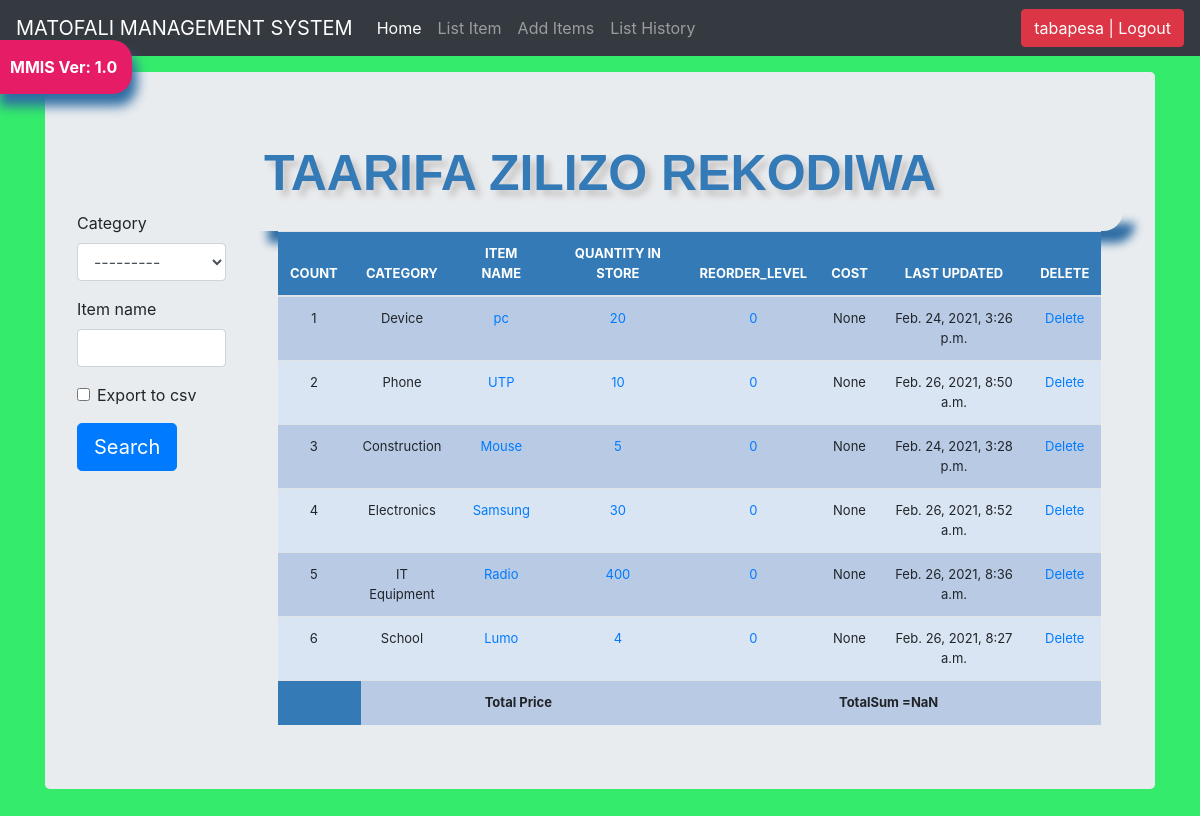
The page /list_item/ (signed in) on the database its author committed.
### STOCK_MANAGEMENT_APP/models.py (models this page shows, shortened)
class Stock(models.Model):
    category = models.ForeignKey(category, on_delete=models.CASCADE, blank=True)
    item_name = models.CharField(max_length=50, blank=True, null=True)
    quantity = models.IntegerField(default='0', blank=True, null=True)
    receive_quantity = models.IntegerField(default='0', blank=True, null=True)
    receive_by = models.CharField(max_length=50, blank=True, null=True)
    issue_quantity = models.IntegerField(default='0', blank=True, null=True)
    issue_by = models.CharField(max_length=50, blank=True, null=True)
    issue_to = models.CharField(max_length=50, blank=True, null=True)
    phone_number = models.CharField(max_length=50, blank=True, null=True)
    created_by = models.CharField(max_length=50, blank=True, null=True)
    reorder_level = models.IntegerField(default='0', blank=True, null=True)
    last_updated = models.DateTimeField(auto_now_add=False, auto_now=True)
    price = models.DecimalField(max_digits=10, decimal_places=2, null=True)
    timestamp = models.DateTimeField(auto_now_add=False, auto_now=True)

class category(models.Model):
    name = models.CharField(max_length=50, blank=True, null=True)
    def __str__(self):
        return self.name

### STOCK_MANAGEMENT_APP/views.py (the view, shortened to what this page needs)
# urls.py: path('list_item/',views.list_item,name='list_item'),
@login_required
def list_item(request):
    header = 'TAARIFA ZILIZO REKODIWA'
    form = StockSearchForm(request.POST or None)
    queryset = Stock.objects.all()
    context = {
        'header': header,
        'querysett': queryset
    }
    context = {
        "form": form,
        "header": header,
        "queryset": queryset,
    }
    return render(request, 'list_item.html', context)

### STOCK_MANAGEMENT_APP/forms.py
class StockSearchForm(forms.ModelForm):
    export_to_CSV = forms.BooleanField(required=False)
    class Meta:
        model = Stock
        fields = ['category', 'item_name']

### templates/list_item.html (shortened to what this page needs)
{% load static %}
{% load crispy_forms_tags %}
<!DOCTYPE html>
<html lang="en">
<head>
    </body>
    <link href="{% static 'js/jquery-ui-1.12.1/jquery-ui.min.css' %}" rel="stylesheet">
    <link href="{% static 'js/jquery-ui-1.12.1/jquery-ui.structure.min.css' %}" rel="stylesheet">
    <link href="{% static 'js/jquery-ui-1.12.1/jquery-ui.theme.min.css' %}" rel="stylesheet">
    <link href="{% static 'css/navbar-top-fixed.css' %}" rel="stylesheet">
    <link href="{% static 'css/bootstrap.min.css' %}" rel="stylesheet">
    <link href="{% static 'js/nprogress/nprogress.css' %}" rel="stylesheet">
    <link href="{% static 'css/stylesheet.css' %}" rel="stylesheet">
</head>
<body>
<nav class="navbar navbar-expand-md navbar-dark fixed-top bg-dark">
  <a class="navbar-brand" href="#">MATOFALI MANAGEMENT SYSTEM</a>
  <div class="collapse navbar-collapse" id="navbarCollapse" align="center">
    <ul class="navbar-nav mr-auto">
        {% if request.user.is_authenticated %}
      <li class="nav-item active">
        <a class="nav-link" href="/">Home <span class="sr-only">(current)</span></a>
      </li>
      <li class="nav-item">
        <a class="nav-link" href="/list_item">List Item</a>
      </li>
      <li class="nav-item">
        <a class="nav-link " href="/add_items" >Add Items</a>
      </li>
        <li class="nav-item">
        <a class="nav-link" href="/list_history">List History</a>
        </li>
        {% endif %}
    </ul>
    <ul class="navbar-nav">
        {% if request.user.is_authenticated %}
        <li><a href="/accounts/logout/"><button class="btn btn-danger">{{ user }} | Logout </button> </a> </li>
        {% else %}
        <li><a href="/accounts/login/"><button class="btn btn-lg btn-primary">Login</button></a> </li>
        {% endif %}
    </ul>
  </div>
</nav>
 <a href="#"><div id="version-display" data-toggle="modal" data-target="#myModal">MMIS Ver: 1.0</div></a>
<main role="main" class="container">
    <div class="jumbotron">
        <div class="header">{{header}}</div>
        <div class="row">
            <div class="col-sm-2">
                <form method='POST' action=''>{% csrf_token %}
                    {{form|crispy}}
                    <input class="btn btn-lg btn-primary" type="submit" value='Search'/>
                </form>
                <br><br>
            </div>
            <br>
            <div class="col-sm-10">
                <div class="display_table"></div>
                <table class='table' id="table">
                    <thead>
                    <tr>
                        <th>COUNT</th>
                        <th>CATEGORY</th>
                        <th>ITEM NAME</th>
                        <th>QUANTITY IN STORE</th>
                        <th>REORDER_LEVEL</th>
                        <th>COST</th>
                        <th>LAST UPDATED</th>
                        <th>DELETE</th>
                    </tr>
                    </thead>
                    {% for instance in queryset %}
                    <tr>
                        <td>{{forloop.counter}}</td>
                        <td>{{instance.category}}</td>
                        <td><a href="{% url 'update_item' instance.id %}">{{instance.item_name}}</a></td>
                        <td>
                            {% if instance.quantity <= instance.reorder_level %}
                            <div style="background-color: orange;">
                                <a href="{% url 'stock_detail' instance.id %}">{{instance.quantity}}</a>
                            </div>
                            {% else %}
                            <a href="{% url 'stock_detail' instance.id %}">{{instance.quantity}}</a>
                            {% endif %}
                        </td>
                        <td><a href="{% url 'reorder_level' instance.id %}">{{instance.reorder_level}}</a></td>
                        <td>{{instance.price}}</td>
                        <td>{{instance.last_updated}}</td>
                        <td><a href="{% url 'delete_items' instance.id %}">Delete</a></td>
                    </tr>
                    {% endfor %}
                </table>
                <table class='table'>
                    <th>
                         <td colspan="8" style="font-weight: bold">Total Price</td>
                         <td id="val" style="font-weight: bold"></td>
                    </th>
                </table>
            </div>
        </div>
    </div>
</main>
</body>
</html>

### static/css/navbar-top-fixed.css (style rules this page uses)
body { min-height: 75rem; padding-top: 4.5rem; }

### static/css/stylesheet.css (style rules this page uses)
body { background-color: #34eb6b;*/ background-image: url("../img/wallpaper.jpg");*/ }
.table { font-size: 13px; text-align: center; width: 95%; margin: auto; }
.table tr:nth-child(odd) { background: #B8CAE4 }
.table tr:nth-child(even) { background: #dae5f4 }
th { background-color: #337ab7; color: white; }
.display_table { border-bottom-right-radius: 20px; padding-left: 5px; padding-right: 5px; padding-bottom: 20px; box-shadow: 12px 12px 10px #2e6da4; }
.header { font-family: helvetica; color: #337ab7; font-size: 50px; text-align: center; width: 100%; text-shadow: 6px 6px 6px #c9c6c6; display: block; font-weight: bolder; }
#version-display { background-color: #e61c66; color: white; box-shadow: 5px 12px 12px #2e6da4; text-align: center; display: inline; font-weight: bolder; padding: 15px; position: fixed; top: 40px; left: -5px; z-index: 3000; border-top-right-radius: 20px; border-bottom-right-radius: 20px; }

### rows shown on the page
Stock: category "Device", item_name "pc", quantity "20", reorder_level "0", price "None", last_updated "Feb. 24, 2021, 3:26 p.m."
Stock: category "Phone", item_name "UTP", quantity "10", reorder_level "0", price "None", last_updated "Feb. 26, 2021, 8:50 a.m."
Stock: category "Construction", item_name "Mouse", quantity "5", reorder_level "0", price "None", last_updated "Feb. 24, 2021, 3:28 p.m."
Stock: category "Electronics", item_name "Samsung", quantity "30", reorder_level "0", price "None", last_updated "Feb. 26, 2021, 8:52 a.m."
Stock: category "IT Equipment", item_name "Radio", quantity "400", reorder_level "0", price "None", last_updated "Feb. 26, 2021, 8:36 a.m."
Stock: category "School", item_name "Lumo", quantity "4", reorder_level "0", price "None", last_updated "Feb. 26, 2021, 8:27 a.m."

### other values the page prints
{{ user }} "tabapesa"
{{ header }} "TAARIFA ZILIZO REKODIWA"
